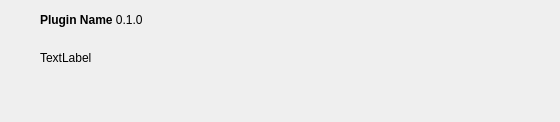
<?xml version="1.0" encoding="UTF-8"?>
<ui version="4.0">
 <class>PluginWidget</class>
 <widget class="QWidget" name="PluginWidget">
  <property name="geometry">
   <rect>
    <x>0</x>
    <y>0</y>
    <width>560</width>
    <height>122</height>
   </rect>
  </property>
  <property name="windowTitle">
   <string>Form</string>
  </property>
  <widget class="QLabel" name="label">
   <property name="geometry">
    <rect>
     <x>40</x>
     <y>10</y>
     <width>121</width>
     <height>21</height>
    </rect>
   </property>
   <property name="text">
    <string>&lt;b&gt;Plugin Name&lt;/b&gt; 0.1.0</string>
   </property>
  </widget>
  <widget class="QLabel" name="label_2">
   <property name="geometry">
    <rect>
     <x>40</x>
     <y>50</y>
     <width>221</width>
     <height>16</height>
    </rect>
   </property>
   <property name="text">
    <string>TextLabel</string>
   </property>
  </widget>
 </widget>
 <resources/>
 <connections/>
</ui>
